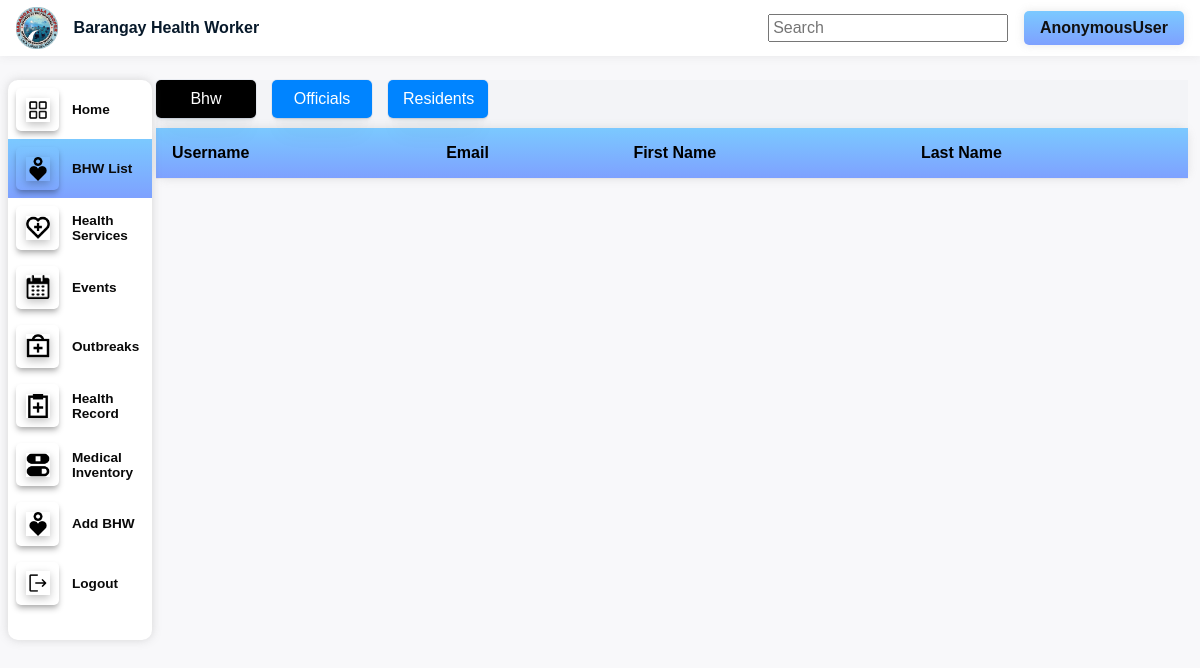
Before: /bhwList/ with the older database file.
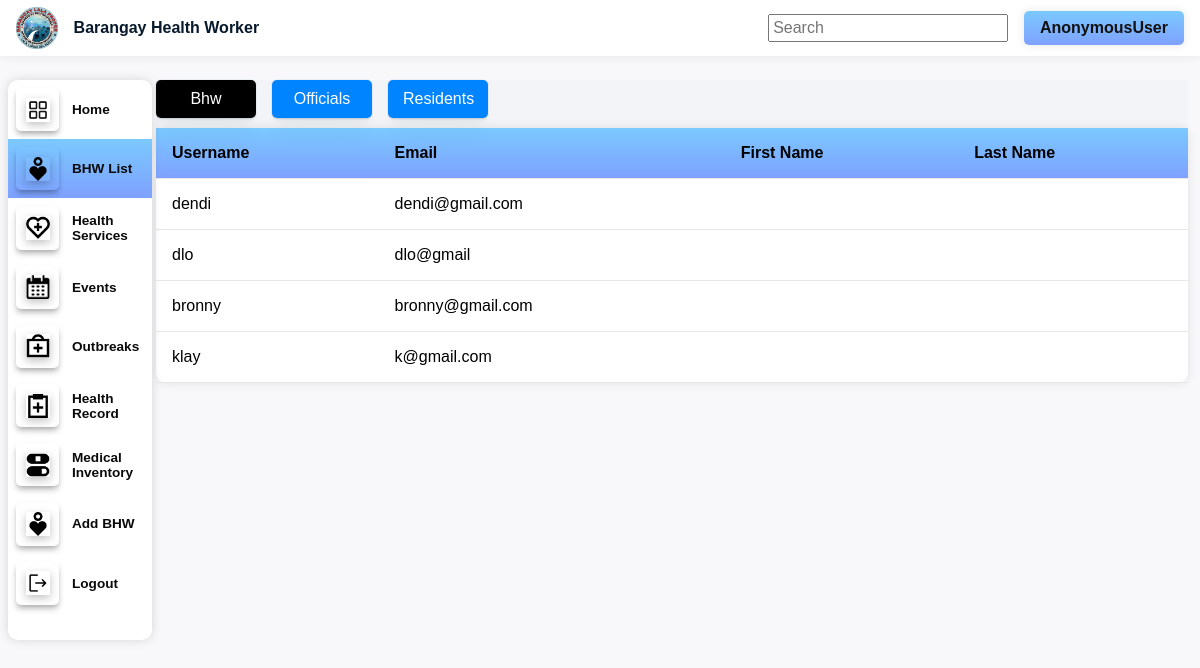
After: the same page with the newer database file.
### barangay/models.py (models this page shows)
class Bhw(models.Model):
    auth_user = models.ForeignKey(settings.AUTH_USER_MODEL, null=True, on_delete=models.CASCADE)
    fname = models.CharField(max_length=255)
    mname = models.CharField(max_length=255)
    lname = models.CharField(max_length=255)
    zone = models.CharField(max_length=255)
    civil_status = models.CharField(max_length=255)
    occupation = models.CharField(max_length=255)
    age = models.IntegerField(null=True, blank=True)
    birthdate = models.DateField(max_length=255, null=True)
    phone_number = models.CharField(max_length=255)
    picture = models.ImageField(upload_to = 'images/', null=True)
    position = models.CharField(max_length=255)

### barangay/views.py (the view)
# urls.py: re_path('bhwList/', views.bhwList, name = 'bhwList'),
def bhwList(request):
    account_type = request.session.get('account_type', None)
    bhws = Bhw.objects.filter(
        auth_user__isnull=False,
    ).prefetch_related(
        Prefetch(
            'accounts_set',
            queryset=Accounts.objects.filter(account_typeid__Account_type='Bhw')
        )
    )
    residents = Residents.objects.filter(
        auth_user__isnull=False
    ).prefetch_related(
        Prefetch(
            'accounts_set',
            queryset=Accounts.objects.filter(account_typeid__Account_type='Resident')
        )
    )
    officials = Personnel.objects.filter(
        auth_user__isnull=False
    ).prefetch_related(
        Prefetch(
            'accounts_set',
            queryset=Accounts.objects.filter(account_typeid__Account_type='Admin')
        )
    )
    context = {
        'account_type': account_type,
        'bhws': bhws,
        'residents': residents,
        'officials': officials,
    }
    return render(request, 'bhw/bhwList.html', context)

### barangay/templates/bhw/bhwList.html (shortened to what this page needs)
{% load static %}
{% block css %}
<link rel="stylesheet" href="{% static './css/bhwlist.css' %}">
{% endblock %}
{% block content %}
    <div class="adminContainer">
        {% include 'bhw/bhwTopnav.html' %}
        <div class="Left">
            <button id="Bhw-Accounts">Bhw</button>
            <button id="Officials-Accounts">Officials</button>
            <button id="Residents-Accounts">Residents</button>
        </div>
        <div class="MC-Bottom">
            {% include './bhwNav.html' %}
            <div class="contents">
                <div class="content">
                    <div id="BhwAcc-Area">
                        <table>
                            <thead>
                                <tr>
                                    <th>Username</th>
                                    <th>Email</th>
                                    <th>First Name</th>
                                    <th>Last Name</th>
                                </tr>
                            </thead>
                            <tbody>
                                {% for bhw in bhws %}
                                    <tr>
                                        <td>{{ bhw.auth_user.username }}</td>
                                        <td>{{ bhw.auth_user.email }}</td>
                                        <td>{{ bhw.fname }}</td>
                                        <td>{{ bhw.lname }}</td>
                                    </tr>
                                {% endfor %}
                            </tbody>
                        </table>
                    </div>
                </div>
            </div>
        </div>
    </div>
{% endblock %}

Changed rows visible on the page:
added Bhw: auth_user.username "dendi", auth_user.email "dendi@gmail.com"
added Bhw: auth_user.username "dlo", auth_user.email "dlo@gmail"
added Bhw: auth_user.username "bronny", auth_user.email "bronny@gmail.com"
added Bhw: auth_user.username "klay", auth_user.email "k@gmail.com"
